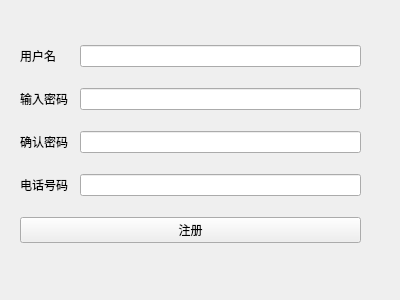
<?xml version="1.0" encoding="UTF-8"?>
<ui version="4.0">
 <class>registerDialog</class>
 <widget class="QWidget" name="registerDialog">
  <property name="geometry">
   <rect>
    <x>0</x>
    <y>0</y>
    <width>400</width>
    <height>300</height>
   </rect>
  </property>
  <property name="windowTitle">
   <string>Form</string>
  </property>
  <widget class="QWidget" name="layoutWidget">
   <property name="geometry">
    <rect>
     <x>20</x>
     <y>30</y>
     <width>341</width>
     <height>231</height>
    </rect>
   </property>
   <layout class="QGridLayout" name="gridLayout">
    <item row="0" column="0" colspan="2">
     <widget class="QLabel" name="label">
      <property name="text">
       <string>用户名</string>
      </property>
     </widget>
    </item>
    <item row="0" column="2">
     <widget class="QLineEdit" name="username">
      <property name="text">
       <string/>
      </property>
      <property name="maxLength">
       <number>18</number>
      </property>
     </widget>
    </item>
    <item row="1" column="0" colspan="2">
     <widget class="QLabel" name="label_2">
      <property name="text">
       <string>输入密码</string>
      </property>
     </widget>
    </item>
    <item row="1" column="2">
     <widget class="QLineEdit" name="passwd">
      <property name="cursor">
       <cursorShape>IBeamCursor</cursorShape>
      </property>
      <property name="layoutDirection">
       <enum>Qt::LeftToRight</enum>
      </property>
      <property name="maxLength">
       <number>15</number>
      </property>
      <property name="echoMode">
       <enum>QLineEdit::Password</enum>
      </property>
     </widget>
    </item>
    <item row="2" column="0" colspan="2">
     <widget class="QLabel" name="label_3">
      <property name="text">
       <string>确认密码</string>
      </property>
     </widget>
    </item>
    <item row="2" column="2">
     <widget class="QLineEdit" name="passwd_2">
      <property name="cursor">
       <cursorShape>IBeamCursor</cursorShape>
      </property>
      <property name="layoutDirection">
       <enum>Qt::LeftToRight</enum>
      </property>
      <property name="maxLength">
       <number>15</number>
      </property>
      <property name="echoMode">
       <enum>QLineEdit::Password</enum>
      </property>
     </widget>
    </item>
    <item row="3" column="0">
     <widget class="QLabel" name="label_4">
      <property name="text">
       <string>电话号码</string>
      </property>
     </widget>
    </item>
    <item row="3" column="2">
     <widget class="QLineEdit" name="number"/>
    </item>
    <item row="4" column="0" colspan="3">
     <widget class="QPushButton" name="reg">
      <property name="text">
       <string>注册</string>
      </property>
      <property name="autoDefault">
       <bool>true</bool>
      </property>
     </widget>
    </item>
   </layout>
  </widget>
 </widget>
 <resources/>
 <connections/>
</ui>
